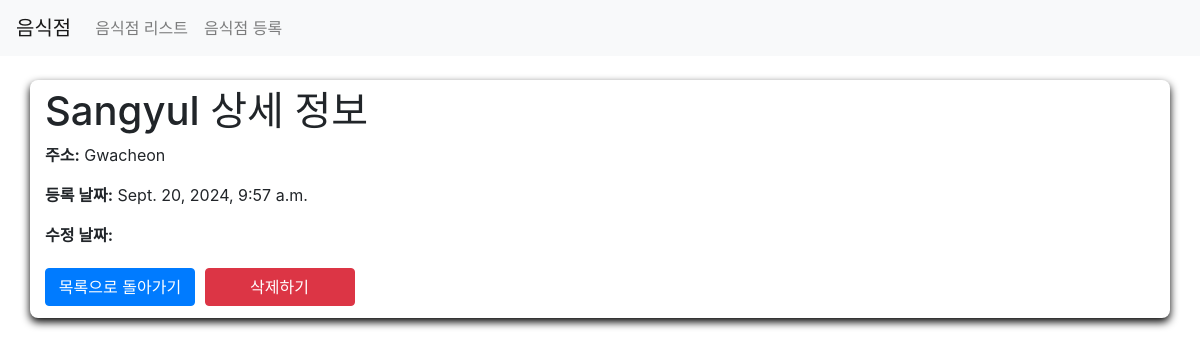
Screenshot of /third/list/9/ with the database file from the repository.
### third/models.py (models this page shows)
class Restaurant(models.Model):
    name = models.CharField(max_length=30)
    address = models.CharField(max_length=200)
    created_at = models.DateTimeField(auto_now_add=True)
    update_at = models.DateTimeField(auto_now_add=True)

### third/views.py (the view)
# urls.py: path('list/<int:id>/', views.detail, name='detail'),
def detail(request, id):
    restaurant = get_object_or_404(Restaurant, id=id)
    context = {
        'restaurant': restaurant
    }
    return render(request, 'third/detail.html', context)

### third/templates/third/detail.html (shortened to what this page needs)
{% load static %}
<html>
	<head>
		<link rel="stylesheet" type="text/css" href="{% static 'third/styles.css' %}?v={{ timestamp }}" />
		<link rel="stylesheet" href="https://stackpath.bootstrapcdn.com/bootstrap/4.1.3/css/bootstrap.min.css" />
	</head>
	<body>
		<nav class="navbar navbar-expand-lg navbar-light bg-light">
			<a class="navbar-brand" href="/third/list">음식점</a>
			<div class="collapse navbar-collapse" id="navbarNavAltMarkup">
				<div class="navbar-nav">
					<a class="nav-item nav-link" href="/third/list">음식점 리스트<span class="sr-only">(current)</span></a>
					<a class="nav-item nav-link" href="/third/create">음식점 등록</a>
				</div>
			</div>
		</nav>
		<div class="container mt-4">
			<h1>{{ restaurant.name }} 상세 정보</h1>
			<p><strong>주소:</strong> {{ restaurant.address }}</p>
			<p><strong>등록 날짜:</strong> {{ restaurant.created_at }}</p>
			<p><strong>수정 날짜:</strong> {{ restaurant.updated_at }}</p>
			<a href="{% url 'list' %}" class="btn btn-primary equal-width-btn">목록으로 돌아가기</a>
			<form action="{% url 'restaurant-delete' restaurant.id %}" method="post" style="display: inline">
				<button type="submit" class="btn btn-danger equal-width-btn">삭제하기</button>
			</form>
		</div>
	</body>
</html>

### third/static/third/styles.css (style rules this page uses)
body { font-family: "Pretendard-Regular"; }
.container { background-color: #fff; padding-bottom: 7px; padding-top: 7px; border-radius: 8px; box-shadow: 0 4px 8px #000; width: 300px; margin: 5px auto; }
button { width: 100%; padding: 10px; background-color: #666666; color: #ffffff; border: hidden; border-radius: 10px; cursor: pointer; font-size: 16px; }
.equal-width-btn { width: 150px; margin: 5px; }
h1 { font-family: "Pretendard-Regular"; font-weight: 700; }
.equal-width-btn { margin-left: 0px; background-color: #666666; color: #666666; border-color: #666666; width: 150px; }

### rows the page displays
Restaurant: name "Sangyul", address "Gwacheon", created_at "Sept. 20, 2024, 9:57 a.m."
